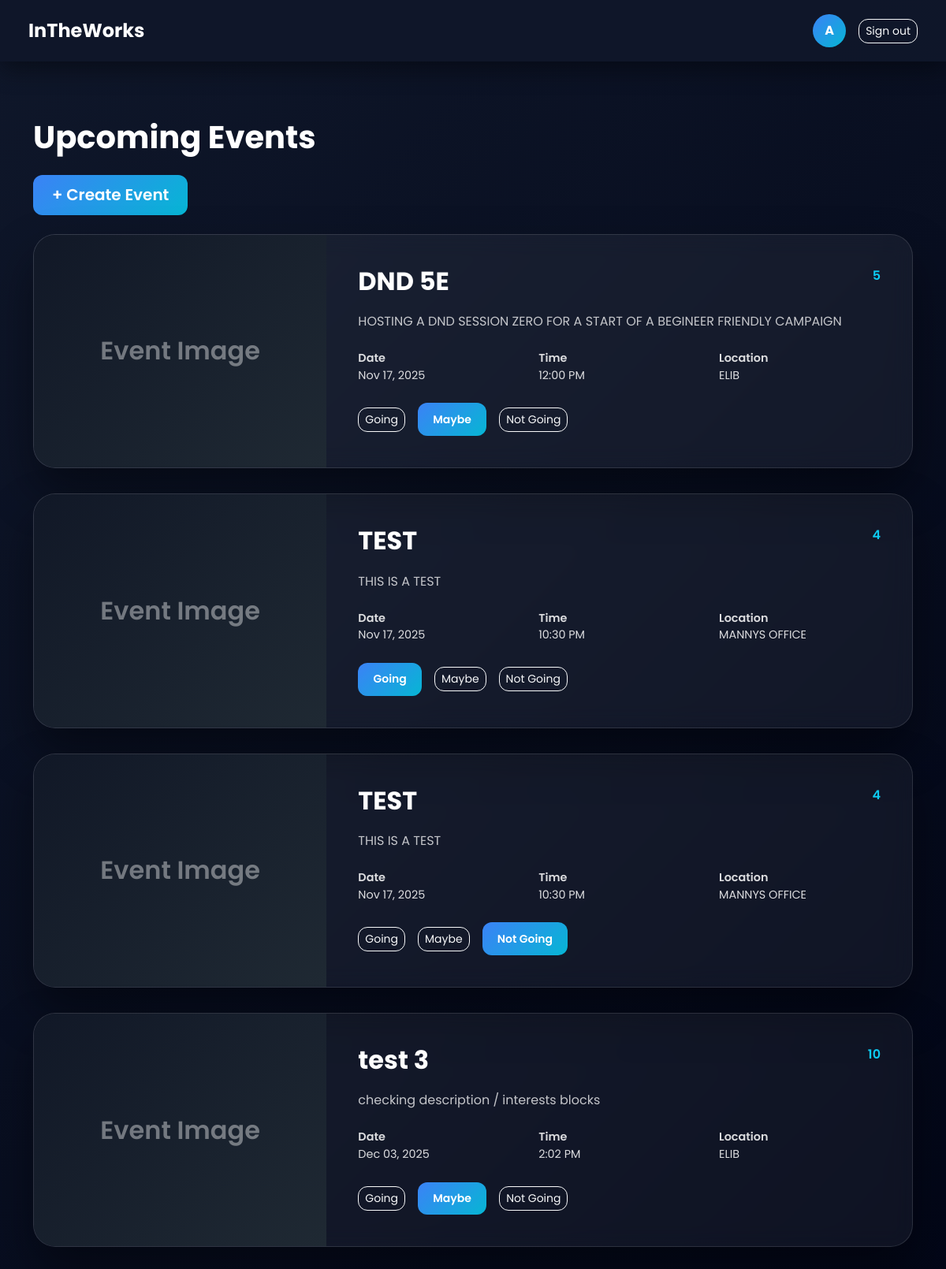
Screenshot of /events/ (signed in) with the database file from the repository.
### app/models.py (models this page shows, shortened)
class Event(models.Model):
    PUBLIC = 'public'
    PRIVATE = 'private'
    VISIBILITY_CHOICES = [
        (PUBLIC, 'Public'),
        (PRIVATE, 'Private'),
    ]
    title = models.CharField(max_length=100)
    description = models.TextField(blank=True)
    host = models.ForeignKey(Profile, on_delete=models.CASCADE, related_name='hosted_events')
    location = models.CharField(max_length=255)
    starts_at = models.DateTimeField()
    capacity = models.PositiveIntegerField()
    visibility = models.CharField(max_length=10, choices=VISIBILITY_CHOICES, default=PUBLIC)
    interests = models.ManyToManyField(Interest, blank=True, related_name='events')
    created_at = models.DateTimeField(auto_now_add=True)
    class Meta:
        ordering = ['starts_at']
        indexes = [
            models.Index(fields=['starts_at']),
        ]

### app/views.py (the view)
# urls.py: path('events/', views.event_list, name='event_list'),
@login_required
def event_list(request):
    profile = request.user.profile
    if profile.display_name:
        initial = profile.display_name[0].upper()
    else:
        username = request.user.username or "U"
        initial = username[0].upper()
    events = Event.objects.all().order_by("starts_at")
    rsvps = RSVP.objects.filter(user=profile)
    rsvp_map = {r.event_id: r.status for r in rsvps}
    return render(request, "app/event_list.html", {
        "events": events,
        "initial": initial,
        "rsvp_map": rsvp_map,
    })

### app/templatetags/get_item.py (called while the page is built)
@register.filter
def get_item(dictionary, key):
    return dictionary.get(key)

### app/templates/app/event_list.html (shortened to what this page needs)
{% load get_item %}
<!DOCTYPE html>
<html lang="en">
<head>
  <link href="https://cdn.jsdelivr.net/npm/bootstrap@5.3.3/dist/css/bootstrap.min.css" rel="stylesheet">
</head>
<body>
<nav class="navbar navbar-expand-lg navbar-dark px-4 py-3">
  <div class="container-fluid">
    <a class="navbar-brand fw-bold fs-4" href="{% url 'event_list' %}">InTheWorks</a>
    <div class="ms-auto d-flex align-items-center gap-3">
      <a href="{% url 'profile' %}" class="text-decoration-none text-white">
        <div class="profile-circle">{{ initial }}</div>
      </a>
      <a href="{% url 'logout' %}" class="btn btn-outline-light btn-sm">
        Sign out
      </a>
    </div>
  </div>
</nav>
<div class="container py-5 mt-4">
  <h1 class="fw-bold mb-4">Upcoming Events</h1>
  <div class="mb-4">
    <a href="{% url 'event_create' %}" class="btn btn-primary btn-lg px-4">
      + Create Event
    </a>
  </div>
  {% if events %}
    {% for event in events %}
      <div class="event-card row g-0 align-items-stretch">
        <div class="col-md-4">
          <div class="event-image">
            Event Image
          </div>
        </div>
        <div class="col-md-8">
          <div class="event-info">
            <div class="d-flex justify-content-between align-items-start mb-3">
              <div>
                <h2 class="fw-bold mb-1">
                  <a href="{% url 'event_detail' event.id %}"
                     class="text-decoration-none text-white">
                    {{ event.title }}
                  </a>
                </h2>
              </div>
              <span class="fw-semibold text-info">
                {{ event.capacity|default:"" }}
              </span>
            </div>
            <p class="mb-4 opacity-75">
              {{ event.description|default:"No description yet."|truncatewords:30 }}
            </p>
            <div class="row event-meta mb-4">
              <div class="col-sm-4">
                <span class="fw-semibold">Date</span>
                <span>{{ event.starts_at|date:"M d, Y" }}</span>
              </div>
              <div class="col-sm-4">
                <span class="fw-semibold">Time</span>
                <span>{{ event.starts_at|time:"g:i A" }}</span>
              </div>
              <div class="col-sm-4">
                <span class="fw-semibold">Location</span>
                <span>{{ event.location }}</span>
              </div>
            </div>
<div class="d-flex gap-3 align-items-center">
  <form method="post" action="{% url 'rsvp_event' event.id %}">
    <button
      type="submit"
      class="btn btn-sm {% if rsvp_map|get_item:event.id == 'going' %}btn-primary{% else %}btn-outline-light{% endif %}">
      Going
    </button>
  </form>
  <form method="post" action="{% url 'rsvp_event' event.id %}">
    <button
      type="submit"
      class="btn btn-sm {% if rsvp_map|get_item:event.id == 'maybe' %}btn-primary{% else %}btn-outline-light{% endif %}">
      Maybe
    </button>
  </form>
  <form method="post" action="{% url 'rsvp_event' event.id %}">
    <button
      type="submit"
      class="btn btn-sm {% if rsvp_map|get_item:event.id == 'no' %}btn-primary{% else %}btn-outline-light{% endif %}">
      Not Going
    </button>
  </form>
</div>
          </div>
        </div>
      </div>
    {% endfor %}
  {% else %}
    <p>No events yet. Check back soon!</p>
  {% endif %}
</div>
</body>
</html>

### app/templates/app/event_list.html (style rules this page uses)
body { font-family: 'Poppins', sans-serif; background: linear-gradient(135deg, #0f172a, #020617); color: #fff; min-height: 100vh; }
.navbar { background: rgba(15, 23, 42, 0.95); box-shadow: 0 10px 30px rgba(0,0,0,.4); }
.profile-circle { width: 42px; height: 42px; border-radius: 50%; background: linear-gradient(135deg, #3b82f6, #06b6d4); display: flex; align-items: center; justify-content: center; font-weight: 700; }
.event-card { background: rgba(255,255,255,0.05); border-radius: 1.75rem; border: 1px solid rgba(255,255,255,.12); box-shadow: 0 30px 60px rgba(0,0,0,.4); backdrop-filter: blur(14px); overflow: hidden; margin-bottom: 2rem; }
.event-image { height: 100%; min-height: 260px; background: linear-gradient(135deg, #111827, #1f2933); display: flex; align-items: center; justify-content: center; font-size: 2rem; font-weight: 600; color: rgba(255,255,255,.4); }
.event-info { padding: 2.5rem; }
.btn-primary { background: linear-gradient(135deg, #3b82f6, #06b6d4); border: none; border-radius: .75rem; padding: .65rem 1.2rem; font-weight: 600; }
.btn-outline-light { border-radius: .75rem; }
.event-meta span { display: block; font-size: .9rem; opacity: .85; }

### rows the page displays
Event: title "DND 5E", capacity "5", description "HOSTING A DND SESSION ZERO FOR A START OF A BEGINEER FRIENDLY CAMPAIGN", starts_at "Nov 17, 2025", starts_at "12:00 PM", location "ELIB"
Event: title "TEST", capacity "4", description "THIS IS A TEST", starts_at "Nov 17, 2025", starts_at "10:30 PM", location "MANNYS OFFICE"
Event: title "TEST", capacity "4", description "THIS IS A TEST", starts_at "Nov 17, 2025", starts_at "10:30 PM", location "MANNYS OFFICE"
Event: title "test 3", capacity "10", description "checking description / interests blocks", starts_at "Dec 03, 2025", starts_at "2:02 PM", location "ELIB"

### other values shown
{{ initial }} "A"
